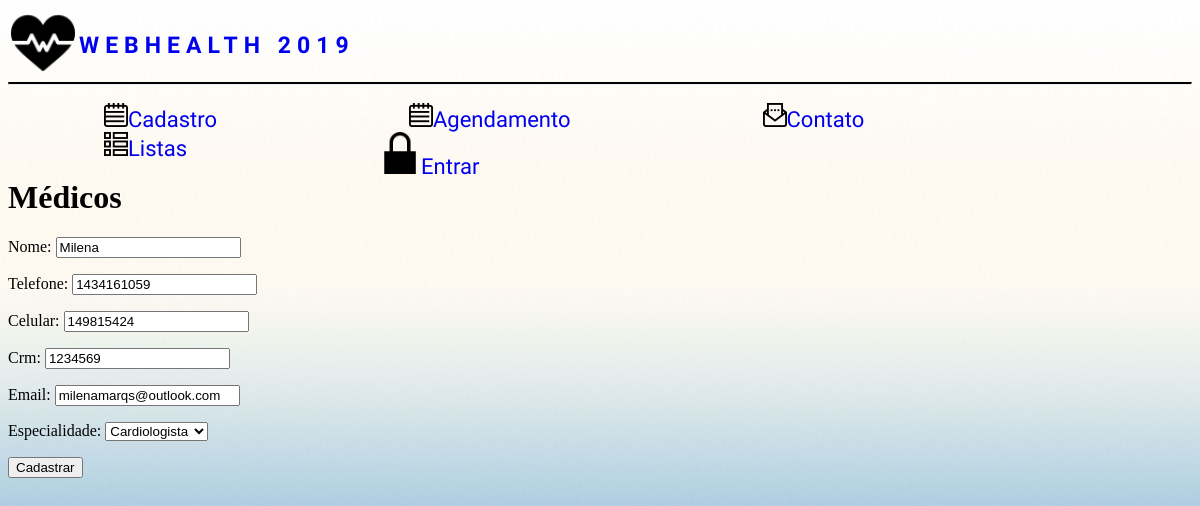
The app's page /view/medico.php?oper=A&id=4 with its own data.
### tables this page shows
CREATE TABLE `medico` (
  `idmedico` int(11) NOT NULL,
  `nome` varchar(30) NOT NULL,
  `telefone` char(10) NOT NULL,
  `celular` char(9) NOT NULL,
  `crm` char(10) NOT NULL,
  `email` varchar(30) NOT NULL,
  `status` char(1) DEFAULT NULL,
  `espec_idespecialidade` int(11) NOT NULL
);

### model/conexao.class.php (called while the page is built, shortened)
<?php
	abstract class conexao
	{
		protected function __construct()
		{
			$param = "mysql:host=localhost;dbname=webhealth;charset=utf8mb4";
			try
			{
				$this->db = new PDO($param, "root", "");
			}
			catch(Exception $e)
			{
				die("Erro de conexão com o Banco de Dados");
			}
		}
	}
?>

### model/medicoDAO.class.php (called while the page is built, shortened)
<?php
	class medicoDAO extends conexao
	{
			function buscarUm($medico)
			{
				$sql = "SELECT * FROM medico WHERE idmedico = ?";
				try
				{
					$stm = $this->db->prepare($sql);
					$stm->bindValue(1, $medico->getIdmedico());
					$stm->execute();
					$this->db = null;
					return $stm->fetchAll(PDO::FETCH_OBJ);
				}
				catch(Exception $e)
				{
					echo $e->getMessage();
				}
			}
	}
?>

### model/medico.class.php (called while the page is built, shortened)
<?php
	class medico
	{
		private $idmedico;
		function __construct($idmedico = null,
			$nome = null, $telefone = null, $celular = null,
			$crm = null, $email = null, $espec_idespecialidade = null)
		{
			$this->idmedico = $idmedico;
		}
		function getIdmedico()
		{
			return $this->idmedico;
		}
	}
?>

### model/especialidadeDAO.class.php (called while the page is built, shortened)
<?php
	class especialidadeDAO extends conexao
	{
		function buscarTodas()
		{
			$sql = "SELECT * FROM especialidade";
			try
			{
				$stm = $this->db->prepare($sql);
				$stm->execute();
				$this->db = null;
				return $stm->fetchAll(PDO::FETCH_OBJ);
			}
			catch(Exception $e)
			{
				echo $e->getMessage();
			}
		}
	}
?>

### view/medico.php (the view, shortened to what this page needs)
<?php
	require_once "cabec.php";
	require_once "../model/conexao.class.php";
	require_once "../model/medico.class.php";
	require_once "../model/medicoDAO.class.php";
	require_once "../model/especialidadeDAO.class.php";
	$id = 0;
	if($_GET)
	{
		$oper = $_GET["oper"];
		if($oper == "A")
		{
			$id = $_GET["id"];
			$medico = new medico($id);
			$medicoDAO = new medicoDAO();
			$ret = $medicoDAO->buscarUm($medico);
		}
	}
?>
<!DOCTYPE html>
<html>
	<head>
	</head>
	<body>
		<h1> Médicos </h1>
		<form action="#" method="POST">
			<p>
				<label>Nome:</label>
				<input type="text" name="nome" value = '<?php if($id != 0) echo $ret[0]->nome; ?>' required/>
			</p>
			<p>
				<label>Telefone:</label>
				<input type="text" name="telefone" value = '<?php if($id != 0) echo $ret[0]->telefone; ?>' required/>
			</p>
			<p>
				<label>Celular:</label>
				<input type="text" name="celular" value = '<?php if($id != 0) echo $ret[0]->celular; ?>' required/>
			</p>
			<p>
				<label>Crm:</label>
				<input type="text" name="crm" value = '<?php if($id != 0) echo $ret[0]->crm; ?>' required/>
			</p>
			<p>
				<label>Email:</label>
				<input type="text" name="email" value = '<?php if($id != 0) echo $ret[0]->email; ?>' required/>
			</p>
			<p>
				<label>Especialidade:</label>
					<select name="espec">
					<?php
						$especDAO = new especialidadeDAO();
						$retorno = $especDAO->buscarTodas();
						if(count($retorno) > 0)
						{
							foreach($retorno as $dado)
							{
								if($dado->idespecialidade == $ret[0]->espec_idespecialidade)
								{
									echo "<option value='{$dado->idespecialidade} ' selected >{$dado->descricao}</option>";
								}
								else
								{
									echo "<option value='{$dado->idespecialidade}' >{$dado->descricao}</option>";
								}
							}
						}
					?>
					</select>
			</p>
			<input type="submit" value="Cadastrar" name="Inserir" />
		</form>
	</body>
</html>

### records on screen
medico: nome "Milena", telefone "1434161059", celular "149815424", crm "1234569", email "milenamarqs@outlook.com"

### other values on screen
form field espec "Cardiologista"
